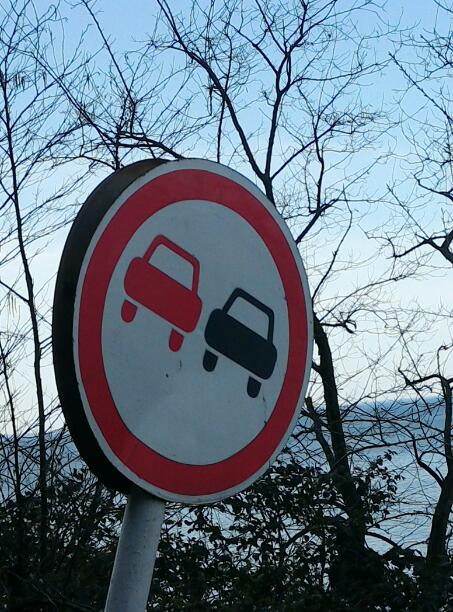
#> input picture ellipse/194test.jpg, 453 x 612 px
$ python -i imageProcesing.py   (imports and definitions only)   (older library calls are emulated)
#> lines starting #> are read from the running program, lines starting #| are printed output that depends on the picture; after the words box and inside, x2 and y2 are one past the last pixel; in counts of white or black regions, pixels touching at a corner belong together
#> further down, picture is the input picture: shape (612, 453, 3); mean B, G, R 136.1, 122.1, 105.8
### pyimagesearch/shapedetector.py
# import the necessary packages
import cv2

class ShapeDetector:
	def __init__(self):
		pass

	def detect(self, c):
		# initialize the shape name and approximate the contour
		shape = "unidentified"
		peri = cv2.arcLength(c, True)
		approx = cv2.approxPolyDP(c, 0.04 * peri, True)

		# if the shape is a triangle, it will have 3 vertices
		if len(approx) == 3:
			shape = "triangle"

		# if the shape has 4 vertices, it is either a square or
		# a rectangle
		elif len(approx) == 4:
			# compute the bounding box of the contour and use the
			# bounding box to compute the aspect ratio
			(x, y, w, h) = cv2.boundingRect(approx)
			ar = w / float(h)

			# a square will have an aspect ratio that is approximately
			# equal to one, otherwise, the shape is a rectangle
			shape = "square" if ar >= 0.95 and ar <= 1.05 else "rectangle"

		# if the shape is a pentagon, it will have 5 vertices
		elif len(approx) == 5:
			shape = "pentagon"

		elif len(approx) == 6:
			shape = "hexagon"

		# otherwise, we assume the shape is a circle
		else:
			shape = "no_shape"

		# return the name of the shape
		return shape

### imageProcesing.py
from pyimagesearch.shapedetector import ShapeDetector
import numpy as np
import argparse
import cv2
import os
import argparse
import imutils
from skimage import exposure
from skimage import feature


#===============================
import matplotlib.pyplot as plt

from skimage import data, color, img_as_ubyte
from skimage.feature import canny
from skimage.transform import hough_ellipse
from skimage.draw import ellipse_perimeter
#=============================================


# [81 lines left out: functions equalizeHist, adjust_gamma, boxes_intersect, merge_intersecting_boxes, detect_circles, not called in this run]
	# cv2.imshow("output", np.hstack([image, output]))
	# cv2.waitKey(0)


def detect_shape(image):
	resized = imutils.resize(image, width=300)
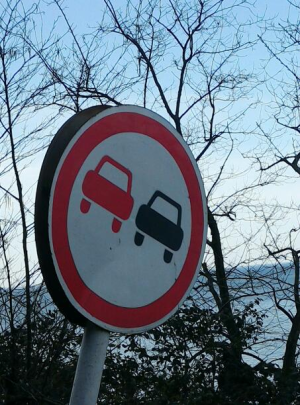
#> resized: shape (405, 300, 3); mean B, G, R 136.1, 122.1, 105.8
	ratio = image.shape[0] / float(resized.shape[0])
#> ratio = 1.51

	# convert the resized image to grayscale, blur it slightly,
	# and threshold it

	blurred = cv2.GaussianBlur(resized, (5, 5), 0)
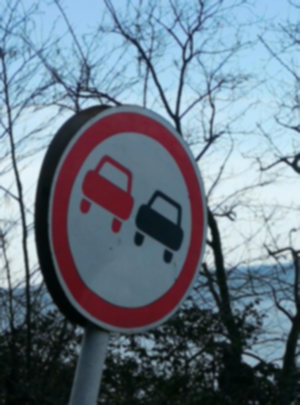
#> blurred: shape (405, 300, 3); mean B, G, R 136.1, 122.1, 105.8
	gray = cv2.cvtColor(blurred, cv2.COLOR_BGR2GRAY)
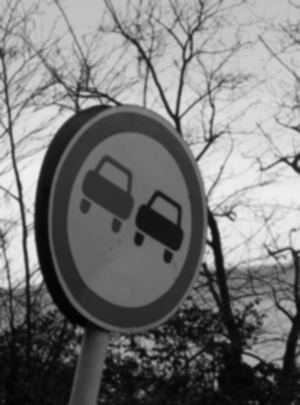
#> gray: shape (405, 300); min 1, max 240, mean 118.8
	lab = cv2.cvtColor(blurred, cv2.COLOR_BGR2LAB)
#> lab: shape (405, 300, 3); mean of channels 0, 1, 2 125.6, 126.2, 119.5
	thresh = cv2.threshold(gray, 127, 255, cv2.THRESH_BINARY)[1]
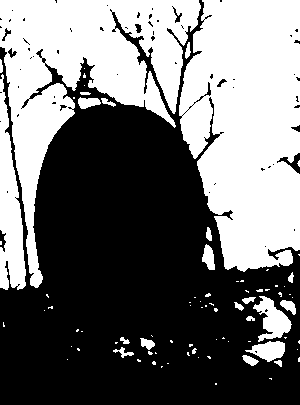
#> thresh: shape (405, 300); 44.3% white; 82 white regions (59 under 20 px)
	cnts = cv2.findContours(thresh.copy(), cv2.RETR_EXTERNAL,
	cv2.CHAIN_APPROX_SIMPLE)
#> cnts = 82 contours, 62 with area under 20; largest, box (x1, y1, x2, y2) and area: (179, 0, 300, 272) 25927, (0, 0, 201, 288) 20932, (0, 74, 26, 290) 2933, (253, 296, 292, 342) 800, (245, 341, 285, 362) 458
	cnts = cnts[0] if imutils.is_cv2() else cnts[1]
	sd = ShapeDetector()
	for c in cnts:
		# compute the center of the contour
		M = cv2.moments(c)
		if M["m00"] == 0:
			continue

		cX = int((M["m10"] / M["m00"]) * ratio)
		cY = int((M["m01"] / M["m00"]) * ratio)

		# detect the shape of the contour and label the color
		shape = sd.detect(c)
		if shape in ['no_shape', 'rectangle', 'square'] :
			return False
		# multiply the contour (x, y)-coordinates by the resize ratio,
		# then draw the contours and the name of the shape and labeled
		# color on the image
		c = c.astype("float")
		c *= ratio
		c = c.astype("int")
		text = "{}".format(shape)
		cv2.drawContours(image, [c], -1, (0, 255, 0), 2)
		cv2.putText(image, text, (cX, cY),
			cv2.FONT_HERSHEY_SIMPLEX, 0.5, (255, 255, 255), 2)
		return True
#> this loop made 1 pass
#> (cX, cY, shape, peri in detect, approx in detect, x in detect, y in detect, w in detect) on pass 1: (325, 579, 'square', 4, [[215, 383], [215, 384], [216, 384], [216, 383]], 215, 383, 2)


# [26 lines left out: functions detect_ellipse, calculate_hog, not called in this run]


def preprocesing(image):
	return adjust_gamma(equalizeHist(image), 0.8)

>>> import cv2
>>> picture = cv2.imread('ellipse/194test.jpg')
>>> result = detect_shape(picture)
#> result = False

$ run again, on ellipse/3test.jpg
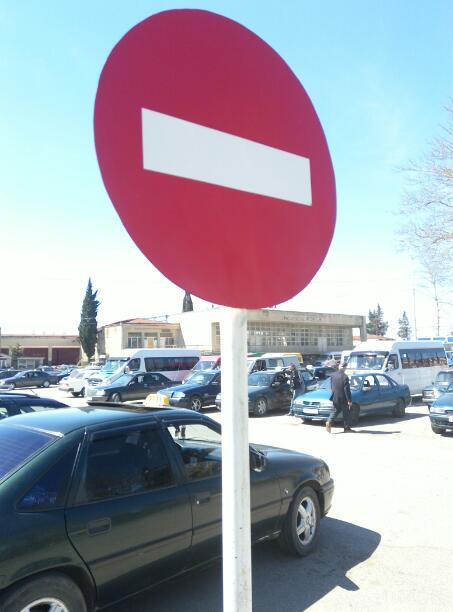
#> input picture ellipse/3test.jpg, 453 x 612 px
#> picture is the input picture: shape (612, 453, 3); mean B, G, R 174.7, 162.7, 163.5
#> in detect_shape, `gray = cv2.cvtColor(blurred, cv2.COLOR_BGR2GRAY)`:
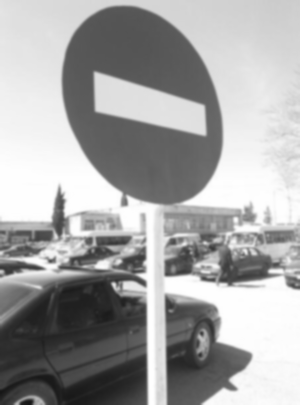
#> gray: shape (405, 300); min 21, max 254, mean 164.3
#> lab: shape (405, 300, 3); mean of channels 0, 1, 2 171, 131.8, 123.5
#> in detect_shape, `thresh = cv2.threshold(gray, 127, 255, cv2.THRESH_BINARY)[1]`:
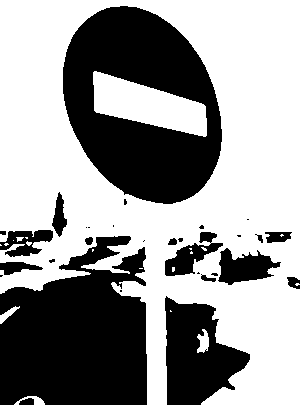
#> thresh: shape (405, 300); 59.6% white; 30 black regions (14 under 20 px)
#> cnts = 14 contours, 10 with area under 20; largest, box (x1, y1, x2, y2) and area: (0, 0, 300, 405) 93702, (197, 329, 209, 353) 156, (0, 306, 20, 324) 98, (14, 396, 45, 405) 88
#> the loop in detect_shape, `for c in cnts:` made 1 pass
#> (cX, cY, shape, peri in detect) on pass 1: (50, 604, 'no_shape', 77.7)
#> result = False

$ run again, on ellipse/61test.jpg
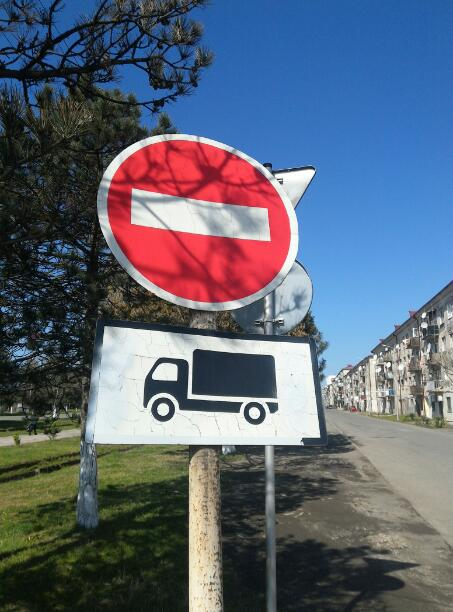
#> input picture ellipse/61test.jpg, 453 x 612 px
#> picture is the input picture: shape (612, 453, 3); mean B, G, R 116.5, 100.9, 92
#> in detect_shape, `gray = cv2.cvtColor(blurred, cv2.COLOR_BGR2GRAY)`:
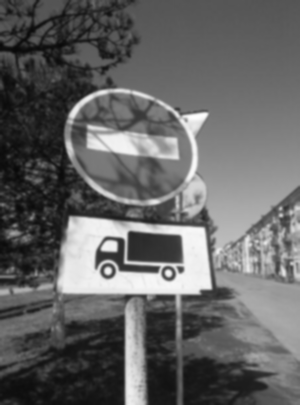
#> gray: shape (405, 300); min 8, max 253, mean 100
#> lab: shape (405, 300, 3); mean of channels 0, 1, 2 108.8, 131.1, 120.4
#> in detect_shape, `thresh = cv2.threshold(gray, 127, 255, cv2.THRESH_BINARY)[1]`:
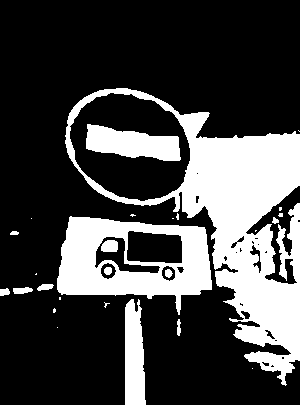
#> thresh: shape (405, 300); 27% white; 27 white regions (14 under 20 px)
#> cnts = 23 contours, 14 with area under 20; largest, box (x1, y1, x2, y2) and area: (65, 88, 300, 386) 29304, (57, 216, 212, 315) 10551, (125, 299, 146, 405) 1729, (13, 287, 33, 294) 84, (37, 284, 54, 291) 65
#> the loop in detect_shape, `for c in cnts:` made 3 passes
#> c on passes 1 to 2: [[252, 368]], [[57, 327]]
#> result = False

$ run again, on ellipse/62test.jpg
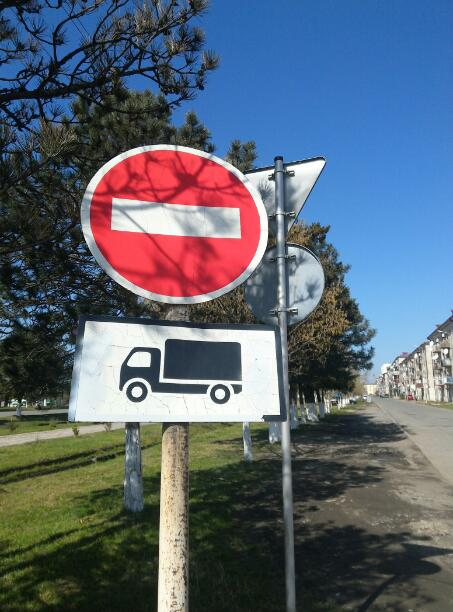
#> input picture ellipse/62test.jpg, 453 x 612 px
#> picture is the input picture: shape (612, 453, 3); mean B, G, R 113.4, 100.1, 89.8
#> lab: shape (405, 300, 3); mean of channels 0, 1, 2 107.2, 129.8, 121.3
#> in detect_shape, `thresh = cv2.threshold(gray, 127, 255, cv2.THRESH_BINARY)[1]`:
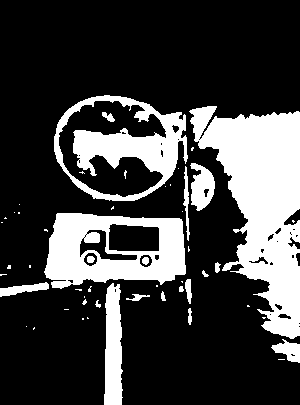
#> thresh: shape (405, 300); 24.9% white; 52 white regions (33 under 20 px)
#> cnts = 47 contours, 34 with area under 20; largest, box (x1, y1, x2, y2) and area: (189, 106, 300, 339) 13426, (54, 95, 188, 201) 10568, (44, 213, 186, 289) 8576, (104, 283, 123, 405) 1750, (190, 163, 215, 211) 746
#> the loop in detect_shape, `for c in cnts:` made 2 passes
#> c on pass 1: [[278, 359], [284, 359]]
#> after the loop in detect_shape, `for c in cnts:`:
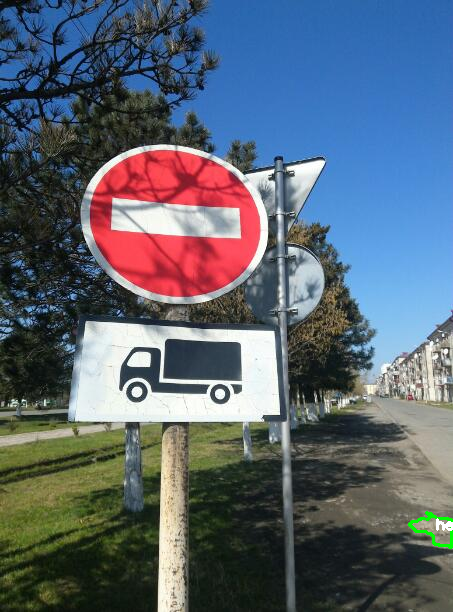
#> image: shape (612, 453, 3); 0.19% of pixels changed, all inside (x1, y1, x2, y2) = (408, 511, 453, 549)
#> result = True
